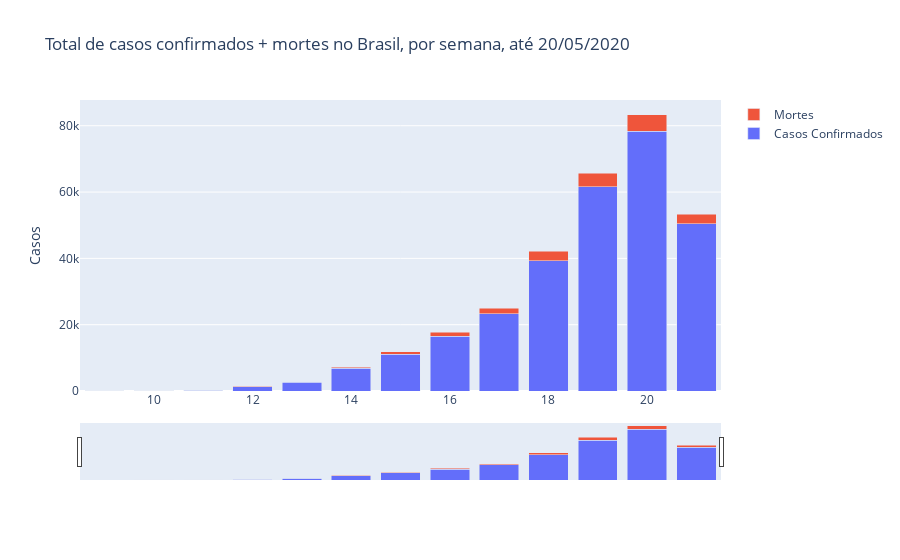

This figure's notebook cell:
### Code cell
df_woy = df_br.copy()

df_woy["weekofyear"] = df_woy.date.dt.weekofyear
df_woy["new_cases"] = df_woy.new_cases.fillna(1)
df_woy["new_deaths"] = df_woy.new_deaths.fillna(0)
df_woy = df_woy.groupby(['weekofyear']).sum()[['new_cases',
                                               'new_deaths']].reset_index()

df_woy = df_woy[(df_woy['new_cases'] > 0)]

fig = go.Figure(data=[
    go.Bar(name='Casos Confirmados', x=df_woy['weekofyear'], y=df_woy['new_cases']),
    go.Bar(name='Mortes', x=df_woy['weekofyear'], y=df_woy['new_deaths'])
])

fig.update_xaxes(rangeslider_visible=True)
fig.update_yaxes(title_text='Casos')
fig.update_layout(title= f"Total de casos confirmados + mortes no Brasil, por semana, até {max_date_br}",
                  barmode='stack')

fig.show()

### Figure 1 — Plotly figure (JSON) as saved in the notebook; plotly's stock layout.template omitted (floating-point values rounded to 4 significant figures)
{"data": [{"name": "Casos Confirmados", "type": "bar", "x": [9, 10, 11, 12, 13, 14, 15, 16, 17, 18, 19, 20, 21], "y": [2, 23, 175, 1346, 2710, 6874, 11039, 16485, 23234, 39259, 61552, 78381, 50499]}, {"name": "Mortes", "type": "bar", "x": [9, 10, 11, 12, 13, 14, 15, 16, 17, 18, 19, 20, 21], "y": [0, 0, 0, 25, 111, 350, 737, 1239, 1743, 2820, 4098, 4995, 2741]}], "layout": {"autosize": true, "barmode": "stack", "title": {"text": "Total de casos confirmados + mortes no Brasil, por semana, até 20/05/2020"}, "xaxis": {"autorange": true, "range": [8.5, 21.5], "rangeslider": {"autorange": true, "range": [8.5, 21.5], "visible": true, "yaxis": {"_template": null, "rangemode": "match"}}, "type": "linear"}, "yaxis": {"autorange": true, "range": [0, 87760.0], "title": {"text": "Casos"}, "type": "linear"}}}
